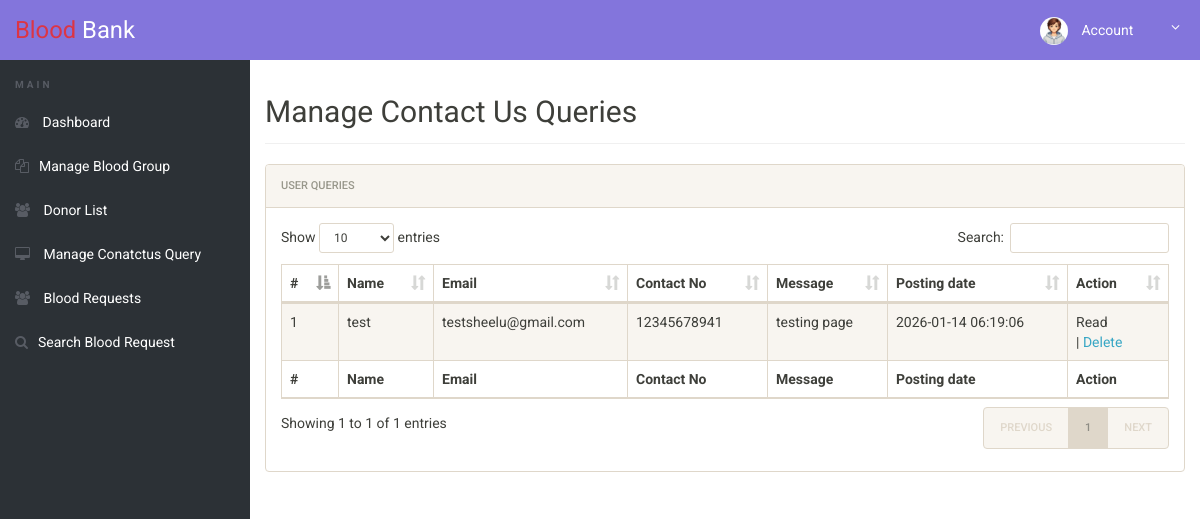
The page /admin/manage-conactusquery.php (signed in) on the database its author committed.
### tables this page shows
CREATE TABLE `tblcontactusquery` (
  `id` int(11) NOT NULL,
  `name` varchar(100) DEFAULT NULL,
  `EmailId` varchar(120) DEFAULT NULL,
  `ContactNumber` char(11) DEFAULT NULL,
  `Message` longtext DEFAULT NULL,
  `PostingDate` timestamp NOT NULL DEFAULT current_timestamp(),
  `status` int(11) DEFAULT NULL
);

### admin/manage-conactusquery.php (the view, shortened to what this page needs)
<?php
include_once('includes/config.php');
?>
<?php include_once('includes/header.php'); ?>
<div class="ts-main-content">
	<?php include_once('includes/leftbar.php'); ?>
	<div class="content-wrapper">
		<div class="container-fluid">
			<div class="row">
				<div class="col-md-12">
					<h2 class="page-title">Manage Contact Us Queries</h2>
					<div class="panel panel-default">
						<div class="panel-heading">User queries</div>
						<div class="panel-body">
							<table id="zctb" class="display table table-striped table-bordered table-hover" cellspacing="0" width="100%">
								<thead>
									<tr>
										<th>#</th>
										<th>Name</th>
										<th>Email</th>
										<th>Contact No</th>
										<th>Message</th>
										<th>Posting date</th>
										<th>Action</th>
									</tr>
								</thead>
								<tfoot>
									<tr>
										<th>#</th>
										<th>Name</th>
										<th>Email</th>
										<th>Contact No</th>
										<th>Message</th>
										<th>Posting date</th>
										<th>Action</th>
									</tr>
								</tfoot>
								<tbody>
									<?php $sql = "SELECT * from  tblcontactusquery order by id desc";
									$query = $dbh->prepare($sql);
									$query->execute();
									$results = $query->fetchAll(PDO::FETCH_OBJ);
									$cnt = 1;
									if ($query->rowCount() > 0) {
										foreach ($results as $result) {				?>
											<tr>
												<td><?php echo htmlentities($cnt); ?></td>
												<td><?php echo htmlentities($result->name); ?></td>
												<td><?php echo htmlentities($result->EmailId); ?></td>
												<td><?php echo htmlentities($result->ContactNumber); ?></td>
												<td><?php echo htmlentities($result->Message); ?></td>
												<td><?php echo htmlentities($result->PostingDate); ?></td>
												<?php if ($result->status == 1) {
												?><td>Read<br /> |
														<a href="manage-conactusquery.php?del=<?php echo htmlentities($result->id); ?>" onclick="return confirm('Do you really want to Delete?')">Delete</a>
													</td>
												<?php } ?>
											</tr>
									<?php $cnt = $cnt + 1;
										}
									} ?>
								</tbody>
							</table>
						</div>
					</div>
				</div>
			</div>
		</div>
	</div>
</div>
<?php include_once('includes/footer.php'); ?>

### admin/css/style.css (style rules this page uses)
html { font-size: 14px; }
@media only screen and (min-width: 480px) { html { font-size: 17px; } }
@media only screen and (min-width: 768px) { html { font-size: 14px; } }
body { font-size: 1em; }
a { color: #37a6c4; }
.panel { overflow: hidden; }
.page-title { padding-bottom: 15px; margin-bottom: 20px; border-bottom: 1px solid #f0f0f0; }
.ts-main-content .content-wrapper { padding-top: 15px; margin-top: 60px; }
@media only screen and (min-width: 992px) { .ts-main-content .content-wrapper { margin-left: 250px; } }

### rows shown on the page
tblcontactusquery: name "test", EmailId "testsheelu@gmail.com", ContactNumber "12345678941", Message "testing page", PostingDate "2026-01-14 06:19:06"
